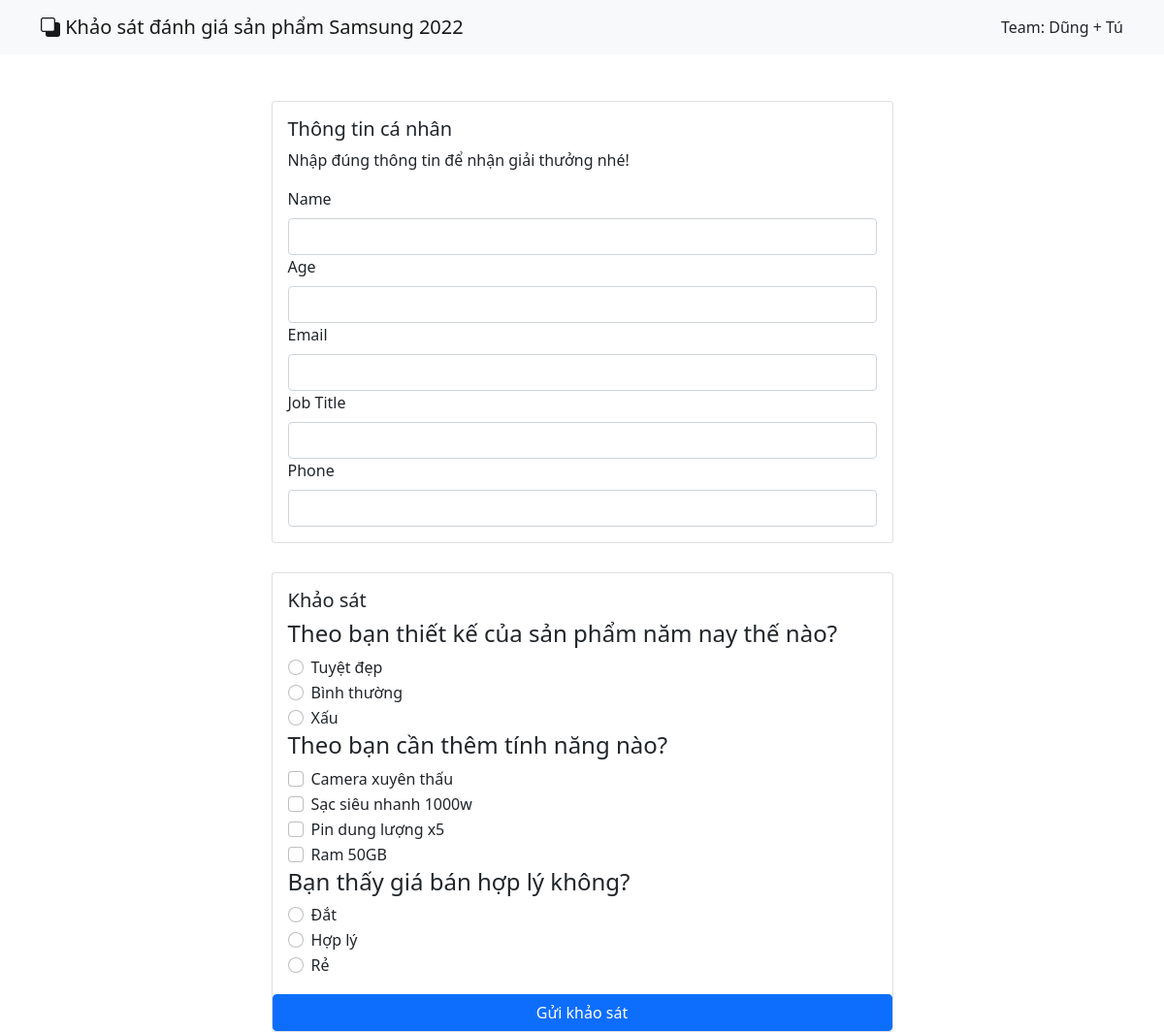
The page / on the database its author committed.
### app/__init__.py (models this page shows, shortened)
    class questions(db.Model):
        id = db.Column('id', db.Integer, primary_key = True)
        question = db.Column(db.String(1000))
        type = db.Column(db.String(20))

    class answers(db.Model):
        id = db.Column('id', db.Integer, primary_key = True)
        questionId = db.Column(db.Integer)
        answer = db.Column(db.String(1000))

### app/__init__.py (the view)
    @app.route("/", methods=["GET","POST"])
    def index():
        listQuestions = questions.query.all()
        listAnswers = answers.query.all()
        form = RegistrationForm(request.form)
        if(request.method=="POST") :
            name = request.form.get("name")
            age = request.form.get("age")
            jobTitle = request.form.get("jobTitle")
            email = request.form.get("email")
            phone = request.form.get("phone")
            user = users(name,age,jobTitle,email,phone)
            db.session.add(user)
            db.session.commit()
            if user.id>0:
                for q in listQuestions:
                    if request.form.get("q"+str(q.id)):
                        for val in request.form.getlist("q"+str(q.id)):
                            db.session.add(userAnswers(user.id, q.id,val))
                db.session.commit()
                msg = Message('Cảm ơn bạn đã tham gia khảo sát!', sender = 'no-reply@mail.vitan.dev', recipients = [email])
                msg.body = "Cảm ơn bạn đã tham gia khảo sát!"
                mail.send(msg)
                return redirect(url_for('thankyou', id=user.id))
        else:
            flash('Lỗi tung toét, nhập lại đi!', 'error')
        return render_template("index.html", form = form, questions=listQuestions, answers=listAnswers)

### app/__init__.py
    class RegistrationForm(Form):
        name = StringField('Name', [validators.DataRequired(message="Name is required.")])
        age = StringField('Age', [validators.DataRequired(message="Age is required.")])
        jobTitle = StringField('Job Title', [validators.DataRequired(message="Job Title is required.")])
        email = StringField("Email",  [validators.DataRequired(message="Email is required."), validators.Email("This ~field requires a valid email address")])
        phone = StringField('Phone')

### app/templates/index.html (shortened to what this page needs)
{% extends "layout.html" %}
{% block main %}
<form method=post>
    <div class="row justify-content-center">
        <div class="col-12 col-lg-8 col-xl-7">
          <div class="card">
            <div class="card-body">
              <h5 class="card-title">Thông tin cá nhân</h5>
              <p class="card-text">Nhập đúng thông tin để nhận giải thưởng nhé!</p>
                {% from "_formhelpers.html" import render_field %}
                    {{ render_field(form.name, class="form-control") }}
                    {{ render_field(form.age, class="form-control") }}
                    {{ render_field(form.email, class="form-control") }}
                    {{ render_field(form.jobTitle, class="form-control") }}
                    {{ render_field(form.phone, class="form-control") }}
            </div>
          </div>
          <div class="card" style="margin-top:30px">
            <div class="card-body">
              <h5 class="card-title">Khảo sát</h5>
            {%for q in questions%}
              <h4>{{q.question}}</h4>
                {%for a in answers%}
                  {%if q.id==a.questionId%}
                  <div class="form-group form-check">
                      {%if q.type=='radio'%}
                        <input type="radio" value="{{a.id}}" class="form-check-input" name="q{{q.id}}" id="a{{a.id}}"/>
                      {%else%}
                        <input type="checkbox" value="{{a.id}}" class="form-check-input" name="q{{q.id}}" id="a{{a.id}}"/>
                      {%endif%}
                      <label class="form-check-label" for="a{{a.id}}">{{a.answer}}</label>
                  </div>
                  {%endif%}
                {%endfor%}
              {%endfor%}
                </div>
                <input type=submit value="Gửi khảo sát" class="btn btn-primary mt-20">
          </div>
        </div>
    </div>
  </form>
{% endblock %}

### app/templates/layout.html (shortened to what this page needs)
<!DOCTYPE html>
<html lang="en">
<head>
    <link href="https://cdn.jsdelivr.net/npm/bootstrap@5.1.3/dist/css/bootstrap.min.css" rel="stylesheet">
    <link rel="stylesheet" href="https://cdn.jsdelivr.net/npm/bootstrap-icons@1.7.2/font/bootstrap-icons.css">
    <link rel="stylesheet" href="https://cdn.jsdelivr.net/simplemde/latest/simplemde.min.css">
    <link rel="stylesheet" href="https://cdn.jsdelivr.net/highlight.js/latest/styles/github.min.css">
    <link rel="stylesheet" href="/static/css/style.css">
    <link rel="stylesheet" href="/static/css/codehilite.css">
</head>
<body>
    {% include "header.html" %}
    <div class="container">
        {%block main%} {%endblock%}
    </div>
</body>
</html>

### app/templates/header.html (shortened to what this page needs)
<header class="header mb-5">
    <nav class="navbar navbar-expand navbar-light bg-light">
        <div class="container">
            <a class="navbar-brand" href="/">
                <i class="bi bi-back"></i>
                Khảo sát đánh giá sản phẩm Samsung 2022
            </a>
            <div class="collapse navbar-collapse" id="navbarSupportedContent">
                <ul class="navbar-nav ms-auto mb-lg-0">
                    <li class="nav-item d-flex align-items-center">
                        Team: Dũng + Tú
                    </li>
                </ul>
            </div>
        </div>
    </nav>
</header>

### app/templates/_formhelpers.html (shortened to what this page needs)
{% macro render_field(field) %}
<div class="form-group">
  <label>{{ field.label.text }}</label>
  {{ field(**kwargs)|safe }}
</div>
{% endmacro %}

### app/static/css/style.css (style rules this page uses)
.form-control, .editor-toolbar { margin-top: 0.5rem; }

### rows shown on the page
questions: question "Theo bạn thiết kế của sản phẩm năm nay thế nào?"
answers: answer "Tuyệt đẹp"
answers: answer "Bình thường"
answers: answer "Xấu"
questions: question "Theo bạn cần thêm tính năng nào?"
answers: answer "Camera xuyên thấu"
answers: answer "Sạc siêu nhanh 1000w"
answers: answer "Pin dung lượng x5"
answers: answer "Ram 50GB"
questions: question "Bạn thấy giá bán hợp lý không?"
answers: answer "Đắt"
answers: answer "Hợp lý"
answers: answer "Rẻ"

### other values the page prints
{{ field.label.text }} "Name Age Email Job Title Phone"
